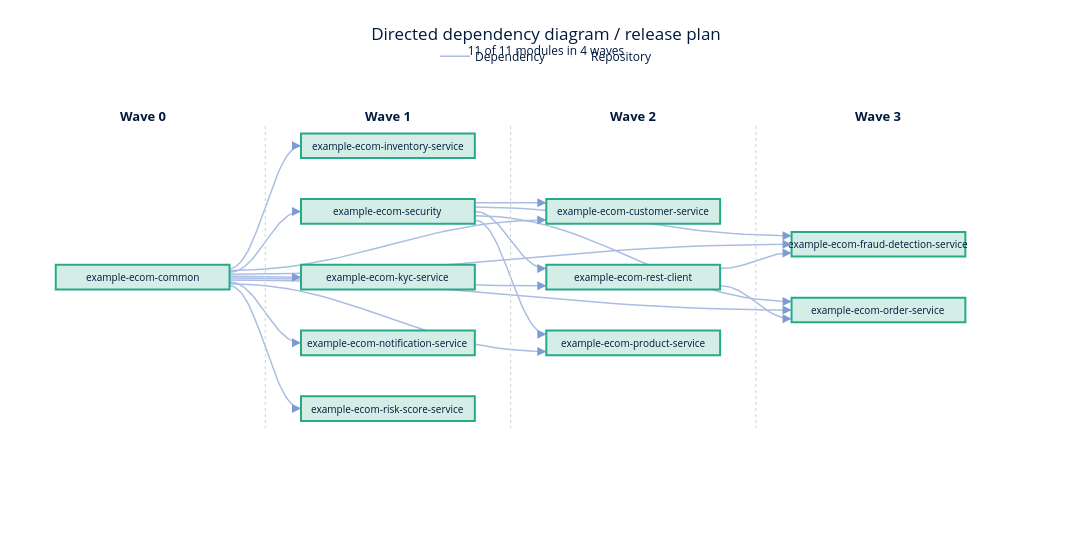

The cell this chart's notebook holds for it:
### Code cell
import code_data_science.palette as palette
from collections import defaultdict

# Moderne brand colors
_cm = palette.__moderne_color_map
GREEN = _cm["activity_green"][500]
GREEN_LIGHT = _cm["activity_green"][100]
RED = _cm["cherry_red"][500]
RED_LIGHT = _cm["cherry_red"][100]
INDIGO = _cm["indigo"]["main"]
GREY_400 = _cm["grey"][400]
PERIWINKLE = _cm["periwinkle"][500]
MAGENTA = _cm["magenta"][500]

# Pixel constants for layout sizing
_CHAR_PX = 6.2     # avg char width at font-size 10
_BOX_PAD_PX = 20   # horizontal padding inside box
_GAP_PX = 100      # horizontal gap between columns for curves
_ROW_H_PX = 30     # box height in pixels
_ROW_GAP_PX = 50   # vertical gap between rows


if len(coords_df) == 0:
    fig = empty_figure("No project coordinate data found.")
else:
    G = build_release_graph(coords_df, deps_df, parents_df)
    waves, circular = compute_release_waves(G)

    total_modules = len(G.nodes())
    releasable = sum(len(w) for w in waves)
    wave_count = len(waves)

    # --- Build columns ---
    node_is_circular: set[str] = set(circular)
    all_columns: list[tuple[str, list[str]]] = []
    for i, wave in enumerate(waves):
        all_columns.append((f"Wave {i}", wave))
    if circular:
        last_wave_idx = len(waves) - 1
        all_columns[-1] = (f"Wave {last_wave_idx} + C", all_columns[-1][1])
        all_columns.append(("Circular", circular))

    # --- Layout in pixel coordinates (1 data unit = 1 pixel) ---
    all_labels = {repo: short_repo(repo) for repo in G.nodes()}
    max_label_len = max((len(lbl) for lbl in all_labels.values()), default=10)
    box_w_px = max_label_len * _CHAR_PX + _BOX_PAD_PX
    hw = box_w_px / 2
    hh = _ROW_H_PX / 2
    col_step = box_w_px + _GAP_PX
    row_step = _ROW_H_PX + _ROW_GAP_PX

    max_col_height = max((len(col[1]) for col in all_columns), default=1)

    # Figure pixel dimensions
    fig_w = int(len(all_columns) * col_step + _GAP_PX)
    fig_h = max(400, int(max_col_height * row_step + 160))

    # --- Barycenter heuristic (Sugiyama) to reduce crossings ---
    node_y_slot: dict[str, float] = {}
    for col_label, repos in all_columns:
        for j, repo in enumerate(repos):
            node_y_slot[repo] = j

    for _iteration in range(6):
        for col_idx in range(1, len(all_columns)):
            col_label, repos = all_columns[col_idx]
            bary = {}
            for repo in repos:
                ns = [node_y_slot[p] for p in G.predecessors(repo) if p in node_y_slot]
                bary[repo] = sum(ns) / len(ns) if ns else node_y_slot[repo]
            repos_sorted = sorted(repos, key=lambda r: bary[r])
            all_columns[col_idx] = (col_label, repos_sorted)
            for j, repo in enumerate(repos_sorted):
                node_y_slot[repo] = j

        for col_idx in range(len(all_columns) - 2, -1, -1):
            col_label, repos = all_columns[col_idx]
            bary = {}
            for repo in repos:
                ns = [node_y_slot[s] for s in G.successors(repo) if s in node_y_slot]
                bary[repo] = sum(ns) / len(ns) if ns else node_y_slot[repo]
            repos_sorted = sorted(repos, key=lambda r: bary[r])
            all_columns[col_idx] = (col_label, repos_sorted)
            for j, repo in enumerate(repos_sorted):
                node_y_slot[repo] = j

    # --- Assign positions (pixel coords) ---
    node_pos: dict[str, tuple[float, float]] = {}
    col_x_list: list[float] = []
    margin_left = _GAP_PX / 2 + hw
    margin_top = 80.0

    for col_idx, (col_label, repos) in enumerate(all_columns):
        cx = margin_left + col_idx * col_step
        col_x_list.append(cx)
        n = len(repos)
        y_start = margin_top + (max_col_height - n) * row_step / 2
        for j, repo in enumerate(repos):
            node_pos[repo] = (cx, y_start + j * row_step)

    # --- Port offsets ---
    port_margin = hh * 0.7

    out_edges: dict[str, list[tuple[str, str, dict]]] = defaultdict(list)
    in_edges: dict[str, list[tuple[str, str, dict]]] = defaultdict(list)
    for u, v, data in G.edges(data=True):
        if u in node_pos and v in node_pos:
            out_edges[u].append((u, v, data))
            in_edges[v].append((u, v, data))

    edge_start: dict[tuple[str, str], tuple[float, float]] = {}
    edge_end: dict[tuple[str, str], tuple[float, float]] = {}
    edge_type: dict[tuple[str, str], str] = {}

    for node, edges in out_edges.items():
        cx, cy = node_pos[node]
        edges_sorted = sorted(edges, key=lambda e: node_pos[e[1]][1])
        n = len(edges_sorted)
        for i, (u, v, data) in enumerate(edges_sorted):
            dy = 0.0 if n == 1 else (i / (n - 1) - 0.5) * 2 * port_margin
            edge_start[(u, v)] = (cx + hw, cy + dy)
            edge_type[(u, v)] = data.get("edge_type", "dependency")

    for node, edges in in_edges.items():
        cx, cy = node_pos[node]
        edges_sorted = sorted(edges, key=lambda e: node_pos[e[0]][1])
        n = len(edges_sorted)
        for i, (u, v, _) in enumerate(edges_sorted):
            dy = 0.0 if n == 1 else (i / (n - 1) - 0.5) * 2 * port_margin
            edge_end[(u, v)] = (cx - hw, cy + dy)

    # --- Build figure ---
    fig = go.Figure()

    dep_x: list[float | None] = []
    dep_y: list[float | None] = []
    par_x: list[float | None] = []
    par_y: list[float | None] = []
    arrow_annotations: list[dict] = []

    for key in edge_start:
        if key not in edge_end:
            continue
        sx, sy = edge_start[key]
        ex, ey = edge_end[key]
        is_parent = edge_type[key] == "parent"
        color = MAGENTA if is_parent else PERIWINKLE

        # Cubic Bezier with horizontal tangents
        ctrl_offset = (ex - sx) * 0.4
        pts = cubic_bezier(
            (sx, sy), (sx + ctrl_offset, sy),
            (ex - ctrl_offset, ey), (ex, ey),
        )

        xs = [p[0] for p in pts] + [None]
        ys = [p[1] for p in pts] + [None]
        if is_parent:
            par_x.extend(xs)
            par_y.extend(ys)
        else:
            dep_x.extend(xs)
            dep_y.extend(ys)

        # Arrowhead annotation (12px stub)
        arrow_annotations.append(
            dict(
                x=ex, y=ey,
                ax=ex - 12, ay=ey,
                showarrow=True,
                arrowhead=2, arrowsize=1.2, arrowwidth=1.5,
                arrowcolor=color,
                xref="x", yref="y", axref="x", ayref="y",
                text="", standoff=0,
            )
        )

    if dep_x:
        fig.add_trace(
            go.Scatter(
                x=dep_x, y=dep_y, mode="lines",
                line=dict(width=1.5, color=PERIWINKLE),
                opacity=0.65, name="Dependency", hoverinfo="skip",
            )
        )
    if par_x:
        fig.add_trace(
            go.Scatter(
                x=par_x, y=par_y, mode="lines",
                line=dict(width=1.5, color=MAGENTA),
                opacity=0.65, name="Parent", hoverinfo="skip",
            )
        )

    # --- Shapes ---
    shapes = []

    # Phase separator lines
    for i in range(1, len(col_x_list)):
        mid_x = (col_x_list[i - 1] + col_x_list[i]) / 2
        y_top = margin_top - row_step * 0.3
        y_bot = margin_top + (max_col_height - 1) * row_step + row_step * 0.3
        shapes.append(
            dict(
                type="line", x0=mid_x, y0=y_top, x1=mid_x, y1=y_bot,
                xref="x", yref="y",
                line=dict(color=GREY_400, width=1, dash="dot"),
            )
        )

    # Node rectangles
    for repo, (cx, cy) in node_pos.items():
        is_circ = repo in node_is_circular
        fill = RED_LIGHT if is_circ else GREEN_LIGHT
        border = RED if is_circ else GREEN
        shapes.append(
            dict(
                type="rect", x0=cx - hw, y0=cy - hh, x1=cx + hw, y1=cy + hh,
                xref="x", yref="y", fillcolor=fill,
                line=dict(color=border, width=2), layer="above",
            )
        )

    # --- Annotations ---
    annotations = []
    for col_idx, (col_label, _) in enumerate(all_columns):
        annotations.append(
            dict(
                x=col_x_list[col_idx], y=margin_top - row_step * 0.45,
                text=f"<b>{col_label}</b>", showarrow=False,
                font=dict(size=13, color=INDIGO), xref="x", yref="y",
            )
        )
    for repo, (cx, cy) in node_pos.items():
        annotations.append(
            dict(
                x=cx, y=cy, text=all_labels[repo], showarrow=False,
                font=dict(size=10, color=INDIGO), xref="x", yref="y",
                xanchor="center", yanchor="middle",
            )
        )
    annotations.extend(arrow_annotations)

    # Invisible scatter for node hover
    for is_circ_group, name, color in [
        (False, "Repository", GREEN_LIGHT),
        (True, "Circular dependency", RED_LIGHT),
    ]:
        nodes = [
            (r, p) for r, p in node_pos.items()
            if (r in node_is_circular) == is_circ_group
        ]
        if nodes:
            fig.add_trace(
                go.Scatter(
                    x=[p[0] for _, p in nodes], y=[p[1] for _, p in nodes],
                    mode="markers", marker=dict(size=0.1, color=color),
                    hoverinfo="text",
                    hovertext=[
                        f"<b>{r}</b><br>Depends on: {G.in_degree(r)}<br>Required by: {G.out_degree(r)}"
                        for r, _ in nodes
                    ],
                    name=name, showlegend=True,
                )
            )

    title = "Directed dependency diagram / release plan"
    subtitle = f"{releasable} of {total_modules} modules in {wave_count} waves"

    fig.update_layout(
        title=dict(
            text=f"{title}<br><sup>{subtitle}</sup>",
            x=0.5, xanchor="center", font=dict(color=INDIGO),
        ),
        hovermode="closest",
        xaxis=dict(
            showgrid=False, zeroline=False, showticklabels=False,
            range=[0, fig_w],
        ),
        yaxis=dict(
            showgrid=False, zeroline=False, showticklabels=False,
            range=[fig_h, 0],
        ),
        plot_bgcolor="white",
        shapes=shapes, annotations=annotations,
        legend=dict(
            orientation="h", yanchor="bottom", y=1.02,
            xanchor="center", x=0.5, font=dict(color=INDIGO),
        ),
        width=fig_w,
        height=fig_h,
        margin=dict(l=20, r=20, t=80, b=20),
    )

fig.show(renderer="plotly_mimetype")

### Figure 1 — Plotly figure (JSON) as saved in the notebook; plotly's stock layout.template omitted (floating-point values rounded to 4 significant figures; data arrays with more than 128 entries replaced by an {"elided": "..."} marker saying what was removed)
{"data": [{"hoverinfo": "skip", "line": {"color": "#7E9BD3", "width": 1.5}, "mode": "lines", "name": "Dependency", "opacity": 0.65, "type": "scatter", "x": {"elided": "544 float values"}, "y": {"elided": "544 float values"}}, {"hoverinfo": "text", "hovertext": ["<b>modernetraining/example-ecom-common</b><br>Depends on: 0<br>Required by: 10", "<b>modernetraining/example-ecom-inventory-service</b><br>Depends on: 1<br>Required by: 0", "<b>modernetraining/example-ecom-security</b><br>Depends on: 1<br>Required by: 5", "<b>modernetraining/example-ecom-kyc-service</b><br>Depends on: 1<br>Required by: 0", "<b>modernetraining/example-ecom-notification-service</b><br>Depends on: 1<br>Required by: 0", "<b>modernetraining/example-ecom-risk-score-service</b><br>Depends on: 1<br>Required by: 0", "<b>modernetraining/example-ecom-customer-service</b><br>Depends on: 2<br>Required by: 0", "<b>modernetraining/example-ecom-rest-client</b><br>Depends on: 2<br>Required by: 2", "<b>modernetraining/example-ecom-product-service</b><br>Depends on: 2<br>Required by: 0", "<b>modernetraining/example-ecom-fraud-detection-service</b><br>Depends on: 3<br>Required by: 0", "<b>modernetraining/example-ecom-order-service</b><br>Depends on: 3<br>Required by: 0"], "marker": {"color": "#D4EEE7", "size": 0.1}, "mode": "markers", "name": "Repository", "showlegend": true, "type": "scatter", "x": [171.6, 514.8, 514.8, 514.8, 514.8, 514.8, 858.0, 858.0, 858.0, 1201.0, 1201.0], "y": [240, 80, 160, 240, 320, 400, 160, 240, 320, 200, 280]}], "layout": {"annotations": [{"font": {"color": "#00193c", "size": 13}, "showarrow": false, "text": "<b>Wave 0</b>", "x": 171.6, "xref": "x", "y": 44, "yref": "y"}, {"font": {"color": "#00193c", "size": 13}, "showarrow": false, "text": "<b>Wave 1</b>", "x": 514.8, "xref": "x", "y": 44, "yref": "y"}, {"font": {"color": "#00193c", "size": 13}, "showarrow": false, "text": "<b>Wave 2</b>", "x": 858.0, "xref": "x", "y": 44, "yref": "y"}, {"font": {"color": "#00193c", "size": 13}, "showarrow": false, "text": "<b>Wave 3</b>", "x": 1201.0, "xref": "x", "y": 44, "yref": "y"}, {"font": {"color": "#00193c", "size": 10}, "showarrow": false, "text": "example-ecom-common", "x": 171.6, "xanchor": "center", "xref": "x", "y": 240, "yanchor": "middle", "yref": "y"}, {"font": {"color": "#00193c", "size": 10}, "showarrow": false, "text": "example-ecom-inventory-service", "x": 514.8, "xanchor": "center", "xref": "x", "y": 80, "yanchor": "middle", "yref": "y"}, {"font": {"color": "#00193c", "size": 10}, "showarrow": false, "text": "example-ecom-security", "x": 514.8, "xanchor": "center", "xref": "x", "y": 160, "yanchor": "middle", "yref": "y"}, {"font": {"color": "#00193c", "size": 10}, "showarrow": false, "text": "example-ecom-kyc-service", "x": 514.8, "xanchor": "center", "xref": "x", "y": 240, "yanchor": "middle", "yref": "y"}, {"font": {"color": "#00193c", "size": 10}, "showarrow": false, "text": "example-ecom-notification-service", "x": 514.8, "xanchor": "center", "xref": "x", "y": 320, "yanchor": "middle", "yref": "y"}, {"font": {"color": "#00193c", "size": 10}, "showarrow": false, "text": "example-ecom-risk-score-service", "x": 514.8, "xanchor": "center", "xref": "x", "y": 400, "yanchor": "middle", "yref": "y"}, {"font": {"color": "#00193c", "size": 10}, "showarrow": false, "text": "example-ecom-customer-service", "x": 858.0, "xanchor": "center", "xref": "x", "y": 160, "yanchor": "middle", "yref": "y"}, {"font": {"color": "#00193c", "size": 10}, "showarrow": false, "text": "example-ecom-rest-client", "x": 858.0, "xanchor": "center", "xref": "x", "y": 240, "yanchor": "middle", "yref": "y"}, {"font": {"color": "#00193c", "size": 10}, "showarrow": false, "text": "example-ecom-product-service", "x": 858.0, "xanchor": "center", "xref": "x", "y": 320, "yanchor": "middle", "yref": "y"}, {"font": {"color": "#00193c", "size": 10}, "showarrow": false, "text": "example-ecom-fraud-detection-service", "x": 1201.0, "xanchor": "center", "xref": "x", "y": 200, "yanchor": "middle", "yref": "y"}, {"font": {"color": "#00193c", "size": 10}, "showarrow": false, "text": "example-ecom-order-service", "x": 1201.0, "xanchor": "center", "xref": "x", "y": 280, "yanchor": "middle", "yref": "y"}, {"arrowcolor": "#7E9BD3", "arrowhead": 2, "arrowsize": 1.2, "arrowwidth": 1.5, "ax": 381.2, "axref": "x", "ay": 80, "ayref": "y", "showarrow": true, "standoff": 0, "text": "", "x": 393.2, "xref": "x", "y": 80, "yref": "y"}, {"arrowcolor": "#7E9BD3", "arrowhead": 2, "arrowsize": 1.2, "arrowwidth": 1.5, "ax": 724.4, "axref": "x", "ay": 170.5, "ayref": "y", "showarrow": true, "standoff": 0, "text": "", "x": 736.4, "xref": "x", "y": 170.5, "yref": "y"}, {"arrowcolor": "#7E9BD3", "arrowhead": 2, "arrowsize": 1.2, "arrowwidth": 1.5, "ax": 381.2, "axref": "x", "ay": 160, "ayref": "y", "showarrow": true, "standoff": 0, "text": "", "x": 393.2, "xref": "x", "y": 160, "yref": "y"}, {"arrowcolor": "#7E9BD3", "arrowhead": 2, "arrowsize": 1.2, "arrowwidth": 1.5, "ax": 1068.0, "axref": "x", "ay": 200, "ayref": "y", "showarrow": true, "standoff": 0, "text": "", "x": 1080.0, "xref": "x", "y": 200, "yref": "y"}, {"arrowcolor": "#7E9BD3", "arrowhead": 2, "arrowsize": 1.2, "arrowwidth": 1.5, "ax": 381.2, "axref": "x", "ay": 240, "ayref": "y", "showarrow": true, "standoff": 0, "text": "", "x": 393.2, "xref": "x", "y": 240, "yref": "y"}, {"arrowcolor": "#7E9BD3", "arrowhead": 2, "arrowsize": 1.2, "arrowwidth": 1.5, "ax": 724.4, "axref": "x", "ay": 250.5, "ayref": "y", "showarrow": true, "standoff": 0, "text": "", "x": 736.4, "xref": "x", "y": 250.5, "yref": "y"}, {"arrowcolor": "#7E9BD3", "arrowhead": 2, "arrowsize": 1.2, "arrowwidth": 1.5, "ax": 1068.0, "axref": "x", "ay": 280, "ayref": "y", "showarrow": true, "standoff": 0, "text": "", "x": 1080.0, "xref": "x", "y": 280, "yref": "y"}, {"arrowcolor": "#7E9BD3", "arrowhead": 2, "arrowsize": 1.2, "arrowwidth": 1.5, "ax": 381.2, "axref": "x", "ay": 320, "ayref": "y", "showarrow": true, "standoff": 0, "text": "", "x": 393.2, "xref": "x", "y": 320, "yref": "y"}, {"arrowcolor": "#7E9BD3", "arrowhead": 2, "arrowsize": 1.2, "arrowwidth": 1.5, "ax": 724.4, "axref": "x", "ay": 330.5, "ayref": "y", "showarrow": true, "standoff": 0, "text": "", "x": 736.4, "xref": "x", "y": 330.5, "yref": "y"}, {"arrowcolor": "#7E9BD3", "arrowhead": 2, "arrowsize": 1.2, "arrowwidth": 1.5, "ax": 381.2, "axref": "x", "ay": 400, "ayref": "y", "showarrow": true, "standoff": 0, "text": "", "x": 393.2, "xref": "x", "y": 400, "yref": "y"}, {"arrowcolor": "#7E9BD3", "arrowhead": 2, "arrowsize": 1.2, "arrowwidth": 1.5, "ax": 1068.0, "axref": "x", "ay": 210.5, "ayref": "y", "showarrow": true, "standoff": 0, "text": "", "x": 1080.0, "xref": "x", "y": 210.5, "yref": "y"}, {"arrowcolor": "#7E9BD3", "arrowhead": 2, "arrowsize": 1.2, "arrowwidth": 1.5, "ax": 1068.0, "axref": "x", "ay": 290.5, "ayref": "y", "showarrow": true, "standoff": 0, "text": "", "x": 1080.0, "xref": "x", "y": 290.5, "yref": "y"}, {"arrowcolor": "#7E9BD3", "arrowhead": 2, "arrowsize": 1.2, "arrowwidth": 1.5, "ax": 724.4, "axref": "x", "ay": 149.5, "ayref": "y", "showarrow": true, "standoff": 0, "text": "", "x": 736.4, "xref": "x", "y": 149.5, "yref": "y"}, {"arrowcolor": "#7E9BD3", "arrowhead": 2, "arrowsize": 1.2, "arrowwidth": 1.5, "ax": 1068.0, "axref": "x", "ay": 189.5, "ayref": "y", "showarrow": true, "standoff": 0, "text": "", "x": 1080.0, "xref": "x", "y": 189.5, "yref": "y"}, {"arrowcolor": "#7E9BD3", "arrowhead": 2, "arrowsize": 1.2, "arrowwidth": 1.5, "ax": 724.4, "axref": "x", "ay": 229.5, "ayref": "y", "showarrow": true, "standoff": 0, "text": "", "x": 736.4, "xref": "x", "y": 229.5, "yref": "y"}, {"arrowcolor": "#7E9BD3", "arrowhead": 2, "arrowsize": 1.2, "arrowwidth": 1.5, "ax": 1068.0, "axref": "x", "ay": 269.5, "ayref": "y", "showarrow": true, "standoff": 0, "text": "", "x": 1080.0, "xref": "x", "y": 269.5, "yref": "y"}, {"arrowcolor": "#7E9BD3", "arrowhead": 2, "arrowsize": 1.2, "arrowwidth": 1.5, "ax": 724.4, "axref": "x", "ay": 309.5, "ayref": "y", "showarrow": true, "standoff": 0, "text": "", "x": 736.4, "xref": "x", "y": 309.5, "yref": "y"}], "height": 560, "hovermode": "closest", "legend": {"font": {"color": "#00193c"}, "orientation": "h", "x": 0.5, "xanchor": "center", "y": 1.02, "yanchor": "bottom"}, "margin": {"b": 20, "l": 20, "r": 20, "t": 80}, "plot_bgcolor": "white", "shapes": [{"line": {"color": "#ced4da", "dash": "dot", "width": 1}, "type": "line", "x0": 343.2, "x1": 343.2, "xref": "x", "y0": 56, "y1": 424, "yref": "y"}, {"line": {"color": "#ced4da", "dash": "dot", "width": 1}, "type": "line", "x0": 686.4, "x1": 686.4, "xref": "x", "y0": 56, "y1": 424, "yref": "y"}, {"line": {"color": "#ced4da", "dash": "dot", "width": 1}, "type": "line", "x0": 1030.0, "x1": 1030.0, "xref": "x", "y0": 56, "y1": 424, "yref": "y"}, {"fillcolor": "#D4EEE7", "layer": "above", "line": {"color": "#27AA88", "width": 2}, "type": "rect", "x0": 50.0, "x1": 293.2, "xref": "x", "y0": 225, "y1": 255, "yref": "y"}, {"fillcolor": "#D4EEE7", "layer": "above", "line": {"color": "#27AA88", "width": 2}, "type": "rect", "x0": 393.2, "x1": 636.4, "xref": "x", "y0": 65, "y1": 95, "yref": "y"}, {"fillcolor": "#D4EEE7", "layer": "above", "line": {"color": "#27AA88", "width": 2}, "type": "rect", "x0": 393.2, "x1": 636.4, "xref": "x", "y0": 145, "y1": 175, "yref": "y"}, {"fillcolor": "#D4EEE7", "layer": "above", "line": {"color": "#27AA88", "width": 2}, "type": "rect", "x0": 393.2, "x1": 636.4, "xref": "x", "y0": 225, "y1": 255, "yref": "y"}, {"fillcolor": "#D4EEE7", "layer": "above", "line": {"color": "#27AA88", "width": 2}, "type": "rect", "x0": 393.2, "x1": 636.4, "xref": "x", "y0": 305, "y1": 335, "yref": "y"}, {"fillcolor": "#D4EEE7", "layer": "above", "line": {"color": "#27AA88", "width": 2}, "type": "rect", "x0": 393.2, "x1": 636.4, "xref": "x", "y0": 385, "y1": 415, "yref": "y"}, {"fillcolor": "#D4EEE7", "layer": "above", "line": {"color": "#27AA88", "width": 2}, "type": "rect", "x0": 736.4, "x1": 979.6, "xref": "x", "y0": 145, "y1": 175, "yref": "y"}, {"fillcolor": "#D4EEE7", "layer": "above", "line": {"color": "#27AA88", "width": 2}, "type": "rect", "x0": 736.4, "x1": 979.6, "xref": "x", "y0": 225, "y1": 255, "yref": "y"}, {"fillcolor": "#D4EEE7", "layer": "above", "line": {"color": "#27AA88", "width": 2}, "type": "rect", "x0": 736.4, "x1": 979.6, "xref": "x", "y0": 305, "y1": 335, "yref": "y"}, {"fillcolor": "#D4EEE7", "layer": "above", "line": {"color": "#27AA88", "width": 2}, "type": "rect", "x0": 1080.0, "x1": 1323.0, "xref": "x", "y0": 185, "y1": 215, "yref": "y"}, {"fillcolor": "#D4EEE7", "layer": "above", "line": {"color": "#27AA88", "width": 2}, "type": "rect", "x0": 1080.0, "x1": 1323.0, "xref": "x", "y0": 265, "y1": 295, "yref": "y"}], "title": {"font": {"color": "#00193c"}, "text": "Directed dependency diagram / release plan<br><sup>11 of 11 modules in 4 waves</sup>", "x": 0.5, "xanchor": "center"}, "width": 1472, "xaxis": {"range": [0, 1472], "showgrid": false, "showticklabels": false, "zeroline": false}, "yaxis": {"range": [560, 0], "showgrid": false, "showticklabels": false, "zeroline": false}}}
